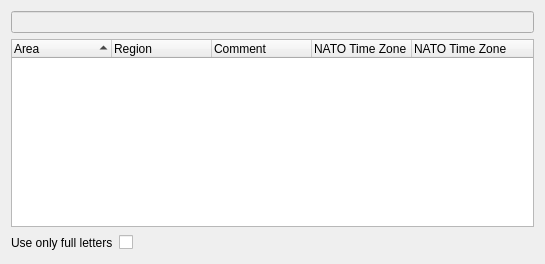
<?xml version="1.0" encoding="UTF-8"?>
<ui version="4.0">
 <class>timezonesConfig</class>
 <widget class="QWidget" name="timezonesConfig">
  <property name="geometry">
   <rect>
    <x>0</x>
    <y>0</y>
    <width>545</width>
    <height>264</height>
   </rect>
  </property>
  <layout class="QVBoxLayout">
   <item>
    <widget class="KTreeWidgetSearchLine" name="searchLine">
     <property name="enabled">
      <bool>false</bool>
     </property>
     <property name="urlDropsEnabled">
      <bool>false</bool>
     </property>
     <property name="clickMessage">
      <string>Search</string>
     </property>
    </widget>
   </item>
   <item>
    <widget class="Dtgtzwidget" name="timeZones">
     <property name="minimumSize">
      <size>
       <width>300</width>
       <height>150</height>
      </size>
     </property>
     <property name="toolTip">
      <string>Select one or several time zones.</string>
     </property>
     <property name="alternatingRowColors">
      <bool>true</bool>
     </property>
     <property name="sortingEnabled">
      <bool>true</bool>
     </property>
     <property name="headerHidden">
      <bool>false</bool>
     </property>
     <property name="columnCount">
      <number>5</number>
     </property>
     <attribute name="headerVisible">
      <bool>true</bool>
     </attribute>
     <attribute name="headerHighlightSections">
      <bool>false</bool>
     </attribute>
     <attribute name="headerStretchLastSection">
      <bool>true</bool>
     </attribute>
     <column>
      <property name="text">
       <string>Area</string>
      </property>
     </column>
     <column>
      <property name="text">
       <string>Region</string>
      </property>
     </column>
     <column>
      <property name="text">
       <string>Comment</string>
      </property>
     </column>
     <column>
      <property name="text">
       <string>NATO Time Zone</string>
      </property>
     </column>
     <column>
      <property name="text">
       <string>NATO Time Zone</string>
      </property>
     </column>
    </widget>
   </item>
   <item>
    <layout class="QHBoxLayout" name="horizontalLayout">
     <item>
      <widget class="QLabel" name="label">
       <property name="toolTip">
        <string>Will ceil the offsets to full hours (e.g. UTC+12:45 becomes UTC+12)</string>
       </property>
       <property name="text">
        <string>Use only full letters</string>
       </property>
      </widget>
     </item>
     <item>
      <widget class="QCheckBox" name="fullLetters">
       <property name="toolTip">
        <string/>
       </property>
       <property name="text">
        <string/>
       </property>
      </widget>
     </item>
     <item>
      <spacer name="horizontalSpacer">
       <property name="orientation">
        <enum>Qt::Horizontal</enum>
       </property>
       <property name="sizeHint" stdset="0">
        <size>
         <width>40</width>
         <height>20</height>
        </size>
       </property>
      </spacer>
     </item>
    </layout>
   </item>
  </layout>
 </widget>
 <customwidgets>
  <customwidget>
   <class>KLineEdit</class>
   <extends>QLineEdit</extends>
   <header>klineedit.h</header>
  </customwidget>
  <customwidget>
   <class>KTreeWidgetSearchLine</class>
   <extends>KLineEdit</extends>
   <header>ktreewidgetsearchline.h</header>
  </customwidget>
  <customwidget>
   <class>Dtgtzwidget</class>
   <extends>QTreeWidget</extends>
   <header>dtgtzwidget.h</header>
  </customwidget>
 </customwidgets>
 <resources/>
 <connections/>
</ui>
